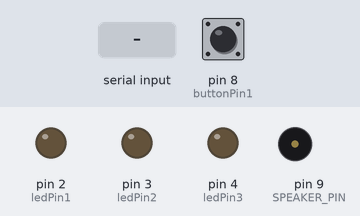
The sketch below on a simulated Arduino Uno, built with avr-gcc and run on an emulated ATmega328P. Shown: output pins drawn as LEDs (lit = HIGH), buzzer (waves = sounding). Inputs (shaded band) come from the test bench; at power-on: pin 8 (buttonPin1) HIGH. Pins used as bus, display or sensor lines are not drawn.

Above: at 1.2 s.
1.3 s: pin 8 (buttonPin1) pulled LOW for 0.15 s
At 2.3 s:
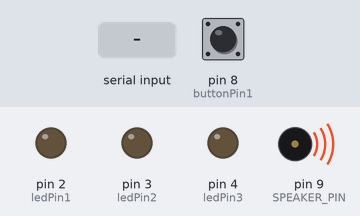
4.3 s: "H\n" received over Serial
At 5.2 s:
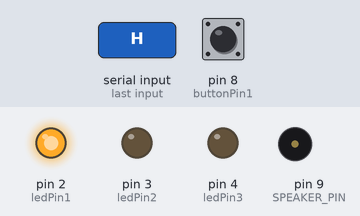
5.8 s: pin 8 (buttonPin1) pulled LOW for 1 s
At 6.8 s:
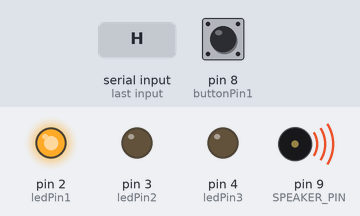
8.8 s: pin 8 (buttonPin1) pulled LOW for 3.2 s
At 14.5 s:
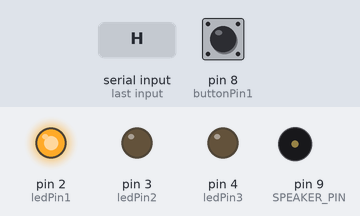
15.1 s: "L\n" received over Serial
At 15.8 s:
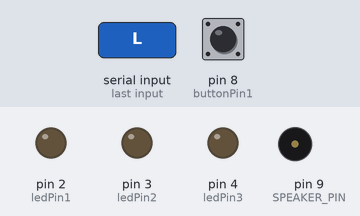
Timing chart, 0 to 17.6 s (numbered marks = the images above; inputs shaded):
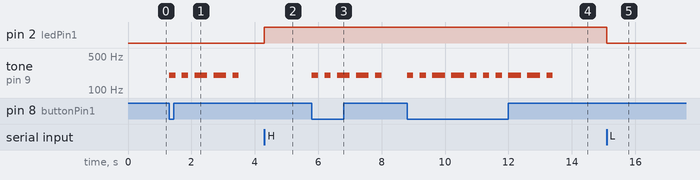

Measured:
- after the input at 1.3 s, tone on pin 9 (SPEAKER_PIN): plays 200 Hz for 0.20 s, 200 Hz for 0.20 s, 200 Hz for 0.40 s, 200 Hz for 0.40 s, 200 Hz for 0.20 s, starting at once
- after the input at 4.3 s, pin 2 (ledPin1): LOW → HIGH at once
- after the input at 5.8 s, tone on pin 9 (SPEAKER_PIN): plays 200 Hz for 0.20 s, 200 Hz for 0.20 s, 200 Hz for 0.40 s, 200 Hz for 0.40 s, 200 Hz for 0.20 s, starting at once
- after the input at 8.8 s, tone on pin 9 (SPEAKER_PIN): plays 200 Hz for 0.20 s, 200 Hz for 0.20 s, 200 Hz for 0.40 s, 200 Hz for 0.40 s, 200 Hz for 0.20 s, 200 Hz for 0.20 s … (10 notes in this stretch), starting at once
- after the input at 15.1 s, pin 2 (ledPin1): HIGH → LOW at once

The sketch:

MASAPI.ino
```cpp
#include <MFRC522.h>
#define SPEAKER_PIN 9
#define POTENTIOMETER_PIN A1
#define RFID_SS_PIN 5
int ledPin1 = 2;
int ledPin2 = 3;
int ledPin3 = 4;
int leds[] = {ledPin1, ledPin2, ledPin3};
int buttonPin1 = 8;
int buttonPin2 = 7;
int buttonPin3 = 6;
int buttons[] = {buttonPin1, buttonPin2, buttonPin3};
MFRC522 rfid(RFID_SS_PIN,10);
int separator;
String part1;
String part2;
String data;
int currentValue;
String currentMorseCode = "..--.";
void playMorseCode() {
  for (int i = 0; i < currentMorseCode.length(); i++) {
    switch (currentMorseCode[i]) {
      case '.':
        tone(SPEAKER_PIN,200,200);
        delay(400);
        break;
      case ' ':
        delay(400);
        break;
      case '-':
        tone(SPEAKER_PIN,200,400);
        delay(600);
        break;
    }
  }
}
void setup() {
  Serial.begin(9600);
  SPI.begin();
  rfid.PCD_Init();
  pinMode(SPEAKER_PIN, OUTPUT);
  pinMode(POTENTIOMETER_PIN, INPUT);
  pinMode(ledPin1, OUTPUT);
  pinMode(ledPin2, OUTPUT);
  pinMode(ledPin3, OUTPUT);
  pinMode(buttonPin1, INPUT_PULLUP);
  pinMode(buttonPin2, INPUT_PULLUP);
  pinMode(buttonPin3, INPUT_PULLUP);
}
void loop() {
  if (digitalRead(buttonPin1) == LOW) playMorseCode();
  if (Serial.available() > 0) {
    data = Serial.readStringUntil('\n');
    data.trim();
    separator = data.indexOf(':');
    part1 = data.substring(0, separator);
    part2 = data.substring(separator + 1);
    switch (part1[0]) {
      case 'M':
          currentMorseCode = part2;
          playMorseCode();
          break;
       case 'P':
          if (map(analogRead(POTENTIOMETER_PIN), 0, 1023, 0, part2.toInt()) != currentValue)
          {
            currentValue = map(analogRead(POTENTIOMETER_PIN), 0, 1023, 0, part2.toInt());
            Serial.println(currentValue);
          }
          break;
       case 'D':
          Serial.println(analogRead(POTENTIOMETER_PIN));
          break;
       case 'K':
          Serial.println(rfid.PICC_IsNewCardPresent());
          break;
       case 'B':
          Serial.println(part2 + ":" + digitalRead(buttons[part2.toInt()]));
          break;
       case 'H':
          digitalWrite(leds[part2.toInt()], HIGH);
          break;
       case 'L':
          digitalWrite(leds[part2.toInt()], LOW);
          break;

    }
  }
}
```
